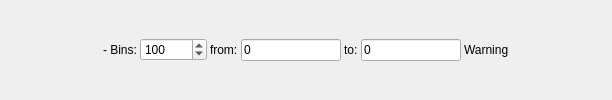
                 <widget class="QFrame" name="frPTHistX">
                  <property name="minimumSize">
                   <size>
                    <width>0</width>
                    <height>0</height>
                   </size>
                  </property>
                  <property name="frameShape">
                   <enum>QFrame::Shape::NoFrame</enum>
                  </property>
                  <property name="frameShadow">
                   <enum>QFrame::Shadow::Raised</enum>
                  </property>
                  <layout class="QHBoxLayout" name="horizontalLayout_40">
                   <property name="spacing">
                    <number>3</number>
                   </property>
                   <property name="leftMargin">
                    <number>0</number>
                   </property>
                   <property name="topMargin">
                    <number>0</number>
                   </property>
                   <property name="rightMargin">
                    <number>0</number>
                   </property>
                   <property name="bottomMargin">
                    <number>0</number>
                   </property>
                   <item>
                    <spacer name="horizontalSpacer_48">
                     <property name="orientation">
                      <enum>Qt::Orientation::Horizontal</enum>
                     </property>
                     <property name="sizeHint" stdset="0">
                      <size>
                       <width>103</width>
                       <height>20</height>
                      </size>
                     </property>
                    </spacer>
                   </item>
                   <item>
                    <widget class="QLabel" name="label_18">
                     <property name="text">
                      <string>- Bins:</string>
                     </property>
                    </widget>
                   </item>
                   <item>
                    <widget class="QSpinBox" name="sbPTHistBinsX">
                     <property name="minimum">
                      <number>1</number>
                     </property>
                     <property name="maximum">
                      <number>100000</number>
                     </property>
                     <property name="value">
                      <number>100</number>
                     </property>
                    </widget>
                   </item>
                   <item>
                    <widget class="QLabel" name="label_19">
                     <property name="text">
                      <string>from:</string>
                     </property>
                    </widget>
                   </item>
                   <item>
                    <widget class="QLineEdit" name="ledPTHistFromX">
                     <property name="maximumSize">
                      <size>
                       <width>100</width>
                       <height>16777215</height>
                      </size>
                     </property>
                     <property name="text">
                      <string>0</string>
                     </property>
                    </widget>
                   </item>
                   <item>
                    <widget class="QLabel" name="label_20">
                     <property name="text">
                      <string>to:</string>
                     </property>
                    </widget>
                   </item>
                   <item>
                    <widget class="QLineEdit" name="ledPTHistToX">
                     <property name="maximumSize">
                      <size>
                       <width>100</width>
                       <height>16777215</height>
                      </size>
                     </property>
                     <property name="text">
                      <string>0</string>
                     </property>
                    </widget>
                   </item>
                   <item>
                    <widget class="QLabel" name="labRangeWarningHor">
                     <property name="toolTip">
                      <string>Automatic histogram range for multithread search can provide wrong data due to histogram merging!
Please specify a valid range</string>
                     </property>
                     <property name="text">
                      <string>Warning</string>
                     </property>
                    </widget>
                   </item>
                   <item>
                    <spacer name="horizontalSpacer_49">
                     <property name="orientation">
                      <enum>Qt::Orientation::Horizontal</enum>
                     </property>
                     <property name="sizeHint" stdset="0">
                      <size>
                       <width>103</width>
                       <height>20</height>
                      </size>
                     </property>
                    </spacer>
                   </item>
                  </layout>
                 </widget>
